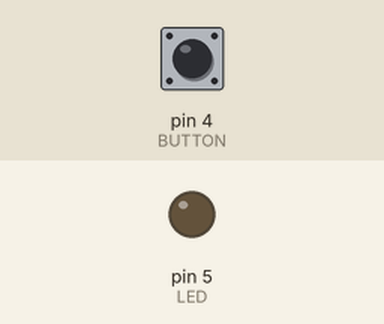
Simulated run of this sketch. Board: Arduino Uno, built with avr-gcc and run on an emulated ATmega328P. On the bench: output pins drawn as LEDs (lit = HIGH). Inputs (shaded band) come from the test bench; at power-on: pin 4 (BUTTON) LOW.

Above: at 1.2 s.
1.3 s: pin 4 (BUTTON) pulled HIGH for 3.2 s
At 4.9 s:
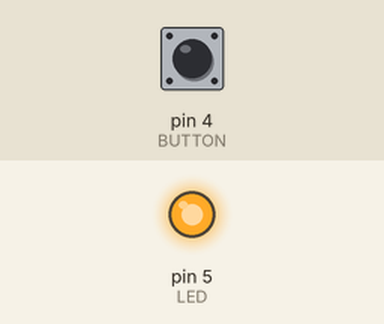
6.0 s: pin 4 (BUTTON) pulled HIGH for 0.15 s
At 7.4 s:
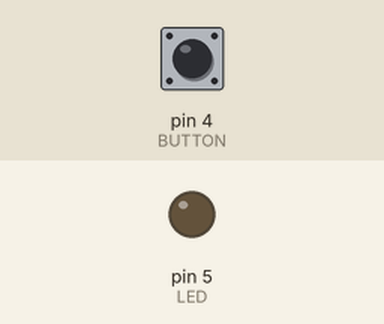
Timing chart, 0 to 9.0 s (numbered marks = the images above; inputs shaded):
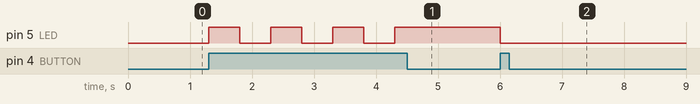

The sketch:

buttonLED.ino
```cpp
/*
   Code taken from:
   ledon.ino from https://github.com/Daniel-Pivonka/iot/blob/master/spr2020/class2/examples/ledon/ledon.ino
   bouncebutton.ino from https://github.com/Daniel-Pivonka/iot/blob/master/spr2020/class2/examples/bouncebutton/bouncebutton.ino
*/

#define BUTTON 4
#define LED 5
bool buttonstate;
bool ledOn = false;

void setup() {
  // put your setup code here, to run once:

  // setup serial connunication speed
  Serial.begin(115200);

  // setup pin as input
  pinMode(BUTTON, INPUT);

  // setup LED as output
  pinMode(LED, OUTPUT);
}

void loop() {
  // put your main code here, to run repeatedly:

  // read button state
  buttonstate = digitalRead(BUTTON);

  // if the button is clicked and the LED is not on, then turn on the LED
  if (buttonstate and not ledOn){
      digitalWrite(LED, HIGH);
      delay(500);
      // set the flag to indicate that the LED is turned on
      ledOn = true;
  }

  // if the button is clicked and the LED is currently on, then turn off the LED
  else if (buttonstate and ledOn){
    digitalWrite(LED, LOW);
    delay(500);
    // set flag to indicate that the LED is turned off
    ledOn = false;
  }
}
```

Measured:
- after the input at 1.3 s, pin 5 (LED): alternates HIGH for 0.50 s and LOW for 0.50 s, 7 changes in all, then stays HIGH, starting at once
- after the input at 6.0 s, pin 5 (LED): HIGH → LOW at once
